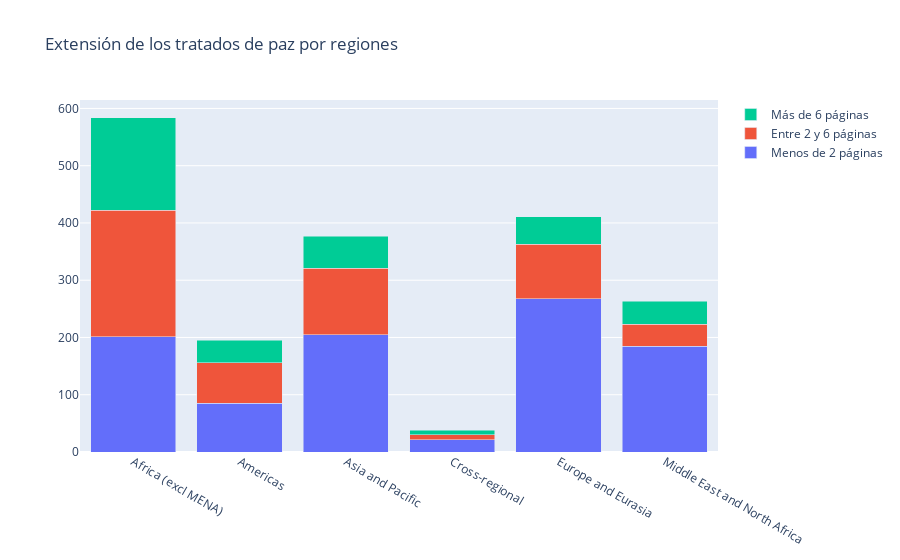

Notebook cell for this chart:
### Markdown cell above
De la visualización obtenemos la siguiente infoemación:
-  Todas las regiones tienen menos acuerdos de paz originados por conflictos relacionados con la identidad del estado

### Code cell
layout = dict(title_text='Extensión de los tratados de paz por regiones ',
             barmode = 'stack')
data = [
    go.Bar(name='Menos de 2 páginas', x=df3[df3['Longitud'] <= 2].groupby('Región').count()['País'].index, y=df3[df3['Longitud'] <= 2].groupby('Región').count()['País'].values),
    go.Bar(name='Entre 2 y 6 páginas', x=df3[(df3['Longitud'] > 2) & (df3['Longitud'] <= 6)].groupby('Región').count()['País'].index, y=df3[(df3['Longitud'] > 2) & (df3['Longitud'] <= 6)].groupby('Región').count()['País'].values),
    go.Bar(name='Más de 6 páginas', x=df3[df3['Longitud'] > 6].groupby('Región').count()['País'].index, y=df3[df3['Longitud'] > 6].groupby('Región').count()['País'].values)
]
fig = go.Figure(data=data, layout = layout)
fig.show()

### Figure 1 — Plotly figure (JSON) as saved in the notebook; plotly's stock layout.template omitted (floating-point values rounded to 4 significant figures)
{"data": [{"name": "Menos de 2 páginas", "type": "bar", "x": ["Africa (excl MENA)", "Americas", "Asia and Pacific", "Cross-regional", "Europe and Eurasia", "Middle East and North Africa"], "y": [201, 85, 205, 21, 268, 185]}, {"name": "Entre 2 y 6 páginas", "type": "bar", "x": ["Africa (excl MENA)", "Americas", "Asia and Pacific", "Cross-regional", "Europe and Eurasia", "Middle East and North Africa"], "y": [221, 71, 116, 9, 95, 38]}, {"name": "Más de 6 páginas", "type": "bar", "x": ["Africa (excl MENA)", "Americas", "Asia and Pacific", "Cross-regional", "Europe and Eurasia", "Middle East and North Africa"], "y": [162, 39, 56, 8, 48, 40]}], "layout": {"barmode": "stack", "title": {"text": "Extensión de los tratados de paz por regiones "}}}
